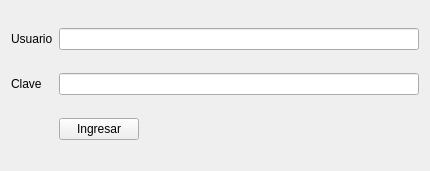
<?xml version="1.0" encoding="UTF-8"?>
<ui version="4.0">
 <class>Login</class>
 <widget class="QWidget" name="Login">
  <property name="geometry">
   <rect>
    <x>0</x>
    <y>0</y>
    <width>430</width>
    <height>171</height>
   </rect>
  </property>
  <property name="windowTitle">
   <string>Login</string>
  </property>
  <layout class="QGridLayout" name="gridLayout">
   <item row="0" column="0">
    <widget class="QLabel" name="lUsuario">
     <property name="text">
      <string>Usuario</string>
     </property>
    </widget>
   </item>
   <item row="1" column="0">
    <widget class="QLabel" name="lClave">
     <property name="text">
      <string>Clave</string>
     </property>
    </widget>
   </item>
   <item row="3" column="1">
    <widget class="QPushButton" name="pbIngresar">
     <property name="focusPolicy">
      <enum>Qt::NoFocus</enum>
     </property>
     <property name="text">
      <string>Ingresar</string>
     </property>
    </widget>
   </item>
   <item row="3" column="2">
    <spacer name="horizontalSpacer">
     <property name="orientation">
      <enum>Qt::Horizontal</enum>
     </property>
     <property name="sizeHint" stdset="0">
      <size>
       <width>40</width>
       <height>20</height>
      </size>
     </property>
    </spacer>
   </item>
   <item row="1" column="1" colspan="2">
    <widget class="QLineEdit" name="leClave">
     <property name="echoMode">
      <enum>QLineEdit::Password</enum>
     </property>
    </widget>
   </item>
   <item row="0" column="1" colspan="2">
    <widget class="QLineEdit" name="leUsuario"/>
   </item>
  </layout>
 </widget>
 <tabstops>
  <tabstop>leUsuario</tabstop>
  <tabstop>leClave</tabstop>
  <tabstop>pbIngresar</tabstop>
 </tabstops>
 <resources/>
 <connections/>
</ui>
